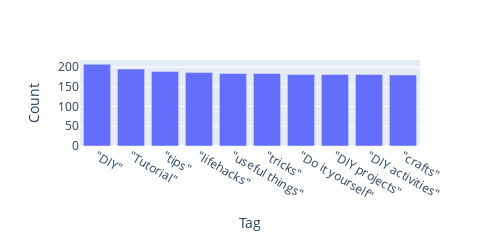

The notebook cell this image was saved under:
### Markdown cell above
# Top tags in every Category

### Code cell
top_tags(videos_with_cat)

### Figure 1 — Plotly figure (JSON) as saved in the notebook; plotly's stock layout.template omitted (floating-point values rounded to 4 significant figures)
{"data": [{"alignmentgroup": "True", "hovertemplate": "Tag=%{x}<br>Count=%{y}<extra></extra>", "legendgroup": "", "marker": {"color": "#636efa", "pattern": {"shape": ""}}, "name": "", "offsetgroup": "", "orientation": "v", "showlegend": false, "textposition": "auto", "type": "bar", "x": ["\"DIY\"", "\"Tutorial\"", "\"tips\"", "\"lifehacks\"", "\"useful things\"", "\"tricks\"", "\"Do it yourself\"", "\"DIY projects\"", "\"DIY activities\"", "\"crafts\""], "xaxis": "x", "y": [207, 195, 189, 186, 184, 184, 181, 181, 181, 180], "yaxis": "y"}], "layout": {"barmode": "relative", "height": 200, "legend": {"tracegroupgap": 0}, "margin": {"t": 60}, "width": 500, "xaxis": {"anchor": "y", "domain": [0.0, 1.0], "title": {"text": "Tag"}}, "yaxis": {"anchor": "x", "domain": [0.0, 1.0], "title": {"text": "Count"}}}}
